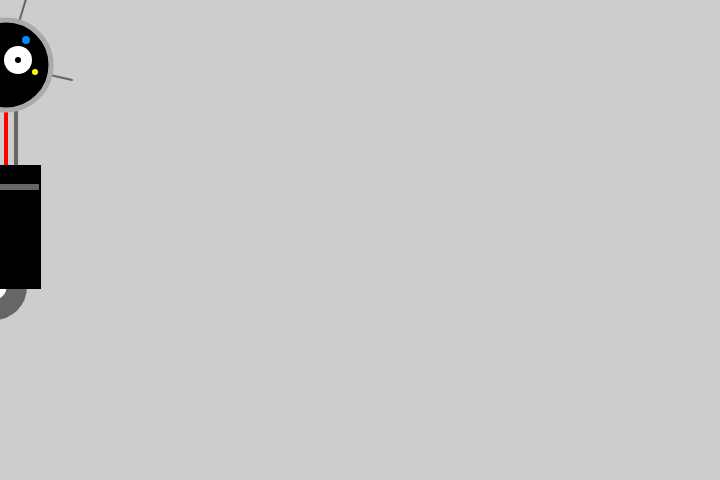
Frame 1 (no input)
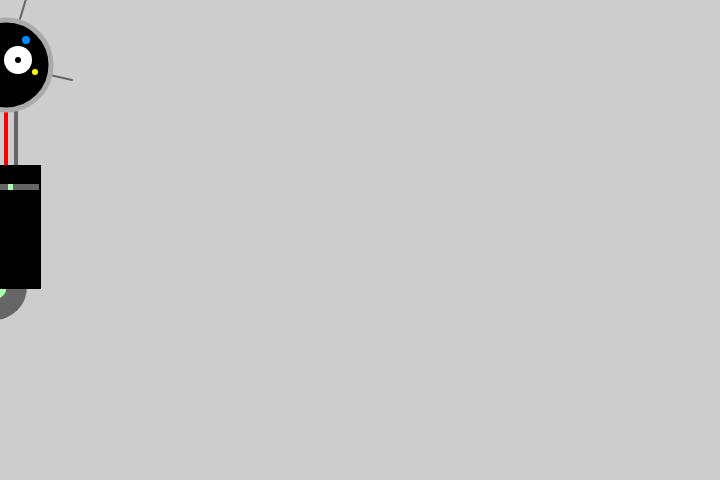
Frame 60 (no input)
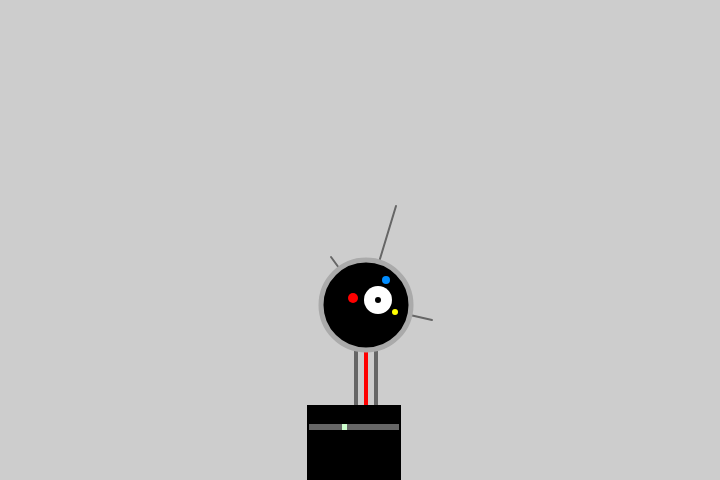
Frame 120 (the mouse pressed at the canvas centre since frame 60)

The p5.js sketch that drew these frames (run headless with seeded random() and noise() and a simulated clock; from frame 60 on, the mouse is pressed at the canvas centre):

// p5.js sketch
// ── sketch.js
function setup() {
  createCanvas(720, 480);
  smooth();
  strokeWeight(2);
  CanvasX1 = 0
  CanvasX2 = 0
  cycle = 0
}


function draw() {
  canvasX1 = pmouseX
  canvasX2 = mouseX
  if (canvasX1 > canvasX2) {
    background(205);
    translate(mouseX - 270, mouseY - 90)
    // Neck
    stroke(102); // color of lines
    strokeWeight(4);
    line(246, 257, 246, 162)
    stroke(255, 0, 0);
    line(256, 257, 256, 162)
    stroke(102)
    line(266, 257, 266, 162)
    strokeWeight(2);
    
    // Antennae
    line(241, 155, 276, 107)
    line(246, 155, 216, 56)
    line(252, 155, 186, 170)

    // Head
    fill(0);
    stroke(170);
    strokeWeight(5);
    ellipse(246, 155, 90, 90);
    noStroke();
    fill(255);
    ellipse(238, 150, 28, 28);
    fill(0);
    ellipse(238, 150, 6, 6);
    fill(255, 0, 0);
    ellipse(263, 148, 10, 10);
    fill(0, 140, 255);
    ellipse(226, 130, 8, 8);
    fill(255, 255, 0);
    ellipse(220, 162, 6, 6);

  } else {
    background(205);
    translate(mouseX - 270, mouseY - 90)
    // Neck
    stroke(102); // color of lines
    strokeWeight(4);
    line(266, 257, 266, 162)
    stroke(255, 0, 0);
    line(276, 257, 276, 162)
    stroke(102)
    line(286, 257, 286, 162)
    strokeWeight(2);
    // Antennae
    line(276, 155, 241, 107)
    line(276, 155, 306, 56)
    line(276, 155, 342, 170)



    // Head
    fill(0);
    stroke(170);
    strokeWeight(5);
    ellipse(276, 155, 90, 90);
    noStroke();
    fill(255);
    ellipse(288, 150, 28, 28);
    fill(0);
    ellipse(288, 150, 6, 6);
    fill(255, 0, 0);
    ellipse(263, 148, 10, 10);
    fill(0, 140, 255);
    ellipse(296, 130, 8, 8);
    fill(255, 255, 0);
    ellipse(305, 162, 6, 6);
  }
  // Body
  noStroke();
  fill(102);
  ellipse(264, 377, 66, 66);
  fill(255 - cycle*1.5, 255, 255 - cycle*1.5)
  ellipse(264, 377, 25, 25);
  fill(0);
  stroke(0);
  strokeWeight(4);
  rect(219, 257, 90, 120);
  noStroke();
  fill(102);
  rect(219, 274, 90, 6)
  fill(255 - cycle*1.5, 255, 255 - cycle*1.5)
  rect(219 + cycle, 274, 5, 6)
  cycle = cycle + 1
  if (cycle > 85){
    cycle = 0
  }
}
